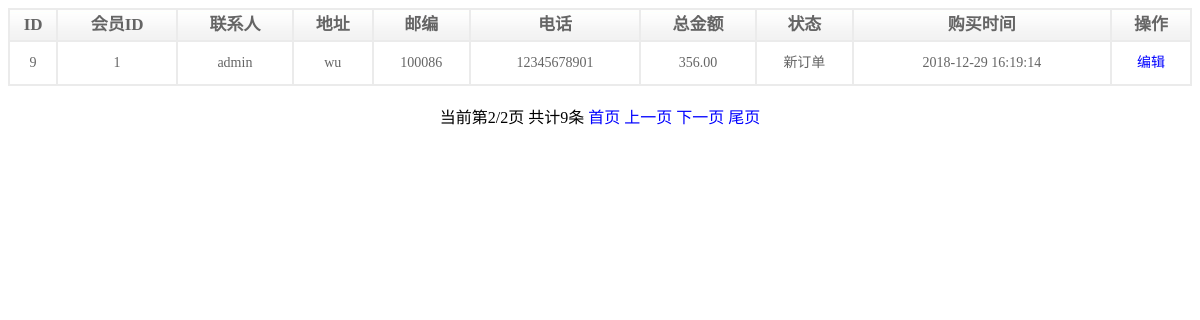
Page /admin/orders/index.php?p=2 on the earlier database version.
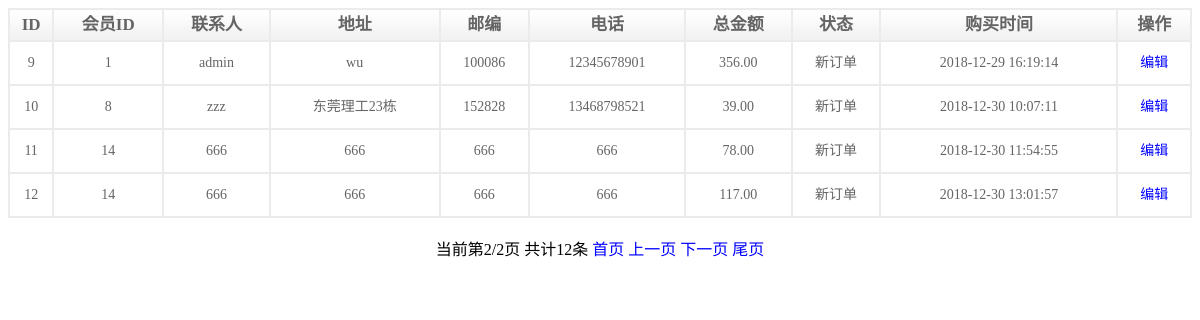
Same page on the later database version.
### tables this page shows
CREATE TABLE IF NOT EXISTS `orders` (
  `id` int(11) NOT NULL AUTO_INCREMENT,
  `uid` int(11) DEFAULT NULL,
  `linkman` varchar(32) DEFAULT NULL,
  `address` varchar(255) DEFAULT NULL,
  `code` char(6) DEFAULT NULL,
  `phone` varchar(16) DEFAULT NULL,
  `addtime` int(11) DEFAULT NULL,
  `total` double(8,2) DEFAULT NULL,
  `status` tinyint(4) DEFAULT NULL,
  PRIMARY KEY (`id`)
);

### public/Model.class.php (called while the page is built, shortened)
 <?php
class Model
{
	protected $link;
	protected $tableName;
	protected $limit = null;
	public function __construct($tableName)
	{
		$this->link = @mysqli_connect(HOST,USER,PASS,DBNAME) or die("数据库连接失败");
		mysqli_set_charset($this->link,"utf8");
		$this->tableName = $tableName;
		$this->loadFields();
	}
	private function loadFields()
	{
		$sql = "desc {$this->tableName}";
		$result = mysqli_query($this->link,$sql);
		while($row = mysqli_fetch_assoc($result)){
			$this->fields[] = $row['Field'];
			if($row['Key']=="PRI"){
				$this->pk = $row['Field'];
			}
		}
	}
	public function total()
	{
		$sql = "select count(*) from {$this->tableName}";
		$result = mysqli_query($this->link,$sql);
		$res = mysqli_fetch_row($result);
		return $res[0];
	}
	public function select()
	{
		$sql = "select * from {$this->tableName}";
		if(!empty($this->limit)){
			$sql .= " limit ".$this->limit;
		}
		$result = mysqli_query($this->link,$sql);
		$list = mysqli_fetch_all($result,MYSQLI_ASSOC);
		$this->limit = null;
		return $list;
	}
	public function limit($m,$n=0)
	{
		if($n==0){
			$this->limit = $m;
		}else{
			$this->limit = $m.",".$n;
		}
		return $this;
	}
}

### admin/orders/index.php (the view, shortened to what this page needs)
 <!doctype html>
<html>
<head>
</head>
<body>
	<center>
		<table class="table" width="100%">
			<tr>
				<th>ID</th>
				<th>会员ID</th>
				<th>联系人</th>
				<th>地址</th>
				<th>邮编</th>
				<th>电话</th>
				<th>总金额</th>
				<th>状态</th>
				<th>购买时间</th>
				<th>操作</th>
			</tr>
			<?php
			$status = ["0"=>"新订单","1"=>"已发货","2"=>"已收货","3"=>"无效订单"];
			require("../../public/Model.class.php");
			require("../../public/Page.class.php");
			$mod = new Model("orders");
			$total = $mod->total();
			$page = new Page($total,8);
			$list = $mod->limit($page->limit())->select();
			foreach ($list as $orders) {
				echo "<tr>";
				echo "<td>{$orders['id']}</td>";
				echo "<td>{$orders['uid']}</td>";
				echo "<td>{$orders['linkman']}</td>";
				echo "<td>{$orders['address']}</td>";
				echo "<td>{$orders['code']}</td>";
				echo "<td>{$orders['phone']}</td>";
				echo "<td>{$orders['total']}</td>";
				echo "<td>{$status[$orders['status']]}</td>";
				echo "<td>".date("Y-m-d H:i:s",$orders["addtime"])."</td>";
				echo "<td><a href='edit.php?id={$orders['id']}'>编辑</a></td></td>";
			}
			?>
		</table>
		<br>
		<?php echo $page->show();?>
	</center>
</body>
</html>

Differences in the rows shown:
added orders: id "10", uid "8", linkman "zzz", address "东莞理工23栋", code "152828", phone "13468798521", total "39.00", status "新订单", addtime "2018-12-30 10:07:11"
added orders: id "11", uid "14", linkman "666", address "666", code "666", phone "666", total "78.00", status "新订单", addtime "2018-12-30 11:54:55"
added orders: id "12", uid "14", linkman "666", address "666", code "666", phone "666", total "117.00", status "新订单", addtime "2018-12-30 13:01:57"
Other differences:
$page->show(): "当前第2/2页 共计9条" → "当前第2/2页 共计12条"
